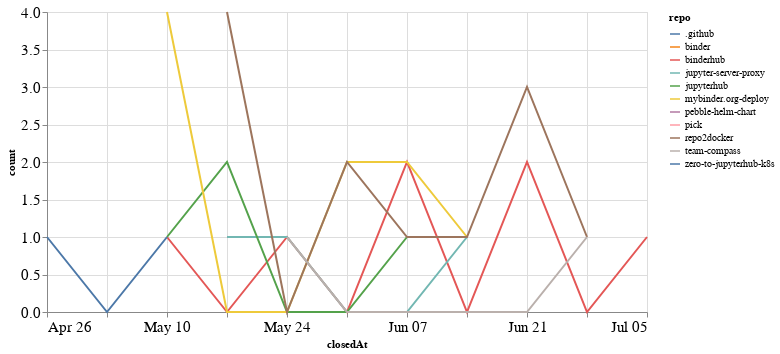

Write notebook code for a chart like this one.
### Code cell
closed_by_time = closed_by.groupby('repo').resample('W', on='closedAt').count()['author'].reset_index()
closed_by_time = closed_by_time.rename(columns={'author': 'count'})

alt.Chart(closed_by_time, width=600).mark_line().encode(
    x='closedAt',
    y='count',
    color='repo',
    tooltip="repo"
)

### Figure 1 — Vega-Lite specification as saved in the notebook (floating-point values rounded to 4 significant figures)
{"config": {"axisLeft": {"labelFontSize": 15}, "axisBottom": {"labelFontSize": 15}}, "data": {"name": "data-cdff9378632bf737f47dd3a72e54e9c5"}, "mark": "line", "encoding": {"color": {"type": "nominal", "field": "repo"}, "tooltip": {"type": "nominal", "field": "repo"}, "x": {"type": "temporal", "field": "closedAt"}, "y": {"type": "quantitative", "field": "count"}}, "width": 600, "$schema": "https://vega.github.io/schema/vega-lite/v4.8.1.json", "datasets": {"data-cdff9378632bf737f47dd3a72e54e9c5": [{"repo": ".github", "closedAt": "2020-05-24T00:00:00", "count": 1}, {"repo": "binder", "closedAt": "2020-06-21T00:00:00", "count": 1}, {"repo": "binderhub", "closedAt": "2020-05-10T00:00:00", "count": 1}, {"repo": "binderhub", "closedAt": "2020-05-17T00:00:00", "count": 0}, {"repo": "binderhub", "closedAt": "2020-05-24T00:00:00", "count": 1}, {"repo": "binderhub", "closedAt": "2020-05-31T00:00:00", "count": 0}, {"repo": "binderhub", "closedAt": "2020-06-07T00:00:00", "count": 2}, {"repo": "binderhub", "closedAt": "2020-06-14T00:00:00", "count": 0}, {"repo": "binderhub", "closedAt": "2020-06-21T00:00:00", "count": 2}, {"repo": "binderhub", "closedAt": "2020-06-28T00:00:00", "count": 0}, {"repo": "binderhub", "closedAt": "2020-07-05T00:00:00", "count": 1}, {"repo": "jupyter-server-proxy", "closedAt": "2020-05-17T00:00:00", "count": 1}, {"repo": "jupyter-server-proxy", "closedAt": "2020-05-24T00:00:00", "count": 1}, {"repo": "jupyter-server-proxy", "closedAt": "2020-05-31T00:00:00", "count": 0}, {"repo": "jupyter-server-proxy", "closedAt": "2020-06-07T00:00:00", "count": 0}, {"repo": "jupyter-server-proxy", "closedAt": "2020-06-14T00:00:00", "count": 1}, {"repo": "jupyterhub", "closedAt": "2020-05-10T00:00:00", "count": 1}, {"repo": "jupyterhub", "closedAt": "2020-05-17T00:00:00", "count": 2}, {"repo": "jupyterhub", "closedAt": "2020-05-24T00:00:00", "count": 0}, {"repo": "jupyterhub", "closedAt": "2020-05-31T00:00:00", "count": 0}, {"repo": "jupyterhub", "closedAt": "2020-06-07T00:00:00", "count": 1}, {"repo": "mybinder.org-deploy", "closedAt": "2020-05-10T00:00:00", "count": 4}, {"repo": "mybinder.org-deploy", "closedAt": "2020-05-17T00:00:00", "count": 0}, {"repo": "mybinder.org-deploy", "closedAt": "2020-05-24T00:00:00", "count": 0}, {"repo": "mybinder.org-deploy", "closedAt": "2020-05-31T00:00:00", "count": 2}, {"repo": "mybinder.org-deploy", "closedAt": "2020-06-07T00:00:00", "count": 2}, {"repo": "mybinder.org-deploy", "closedAt": "2020-06-14T00:00:00", "count": 1}, {"repo": "pebble-helm-chart", "closedAt": "2020-06-07T00:00:00", "count": 1}, {"repo": "pick", "closedAt": "2020-06-14T00:00:00", "count": 1}, {"repo": "repo2docker", "closedAt": "2020-05-17T00:00:00", "count": 4}, {"repo": "repo2docker", "closedAt": "2020-05-24T00:00:00", "count": 0}, {"repo": "repo2docker", "closedAt": "2020-05-31T00:00:00", "count": 2}, {"repo": "repo2docker", "closedAt": "2020-06-07T00:00:00", "count": 1}, {"repo": "repo2docker", "closedAt": "2020-06-14T00:00:00", "count": 1}, {"repo": "repo2docker", "closedAt": "2020-06-21T00:00:00", "count": 3}, {"repo": "repo2docker", "closedAt": "2020-06-28T00:00:00", "count": 1}, {"repo": "team-compass", "closedAt": "2020-05-24T00:00:00", "count": 1}, {"repo": "team-compass", "closedAt": "2020-05-31T00:00:00", "count": 0}, {"repo": "team-compass", "closedAt": "2020-06-07T00:00:00", "count": 0}, {"repo": "team-compass", "closedAt": "2020-06-14T00:00:00", "count": 0}, {"repo": "team-compass", "closedAt": "2020-06-21T00:00:00", "count": 0}, {"repo": "team-compass", "closedAt": "2020-06-28T00:00:00", "count": 1}, {"repo": "zero-to-jupyterhub-k8s", "closedAt": "2020-04-26T00:00:00", "count": 1}, {"repo": "zero-to-jupyterhub-k8s", "closedAt": "2020-05-03T00:00:00", "count": 0}, {"repo": "zero-to-jupyterhub-k8s", "closedAt": "2020-05-10T00:00:00", "count": 1}]}}
